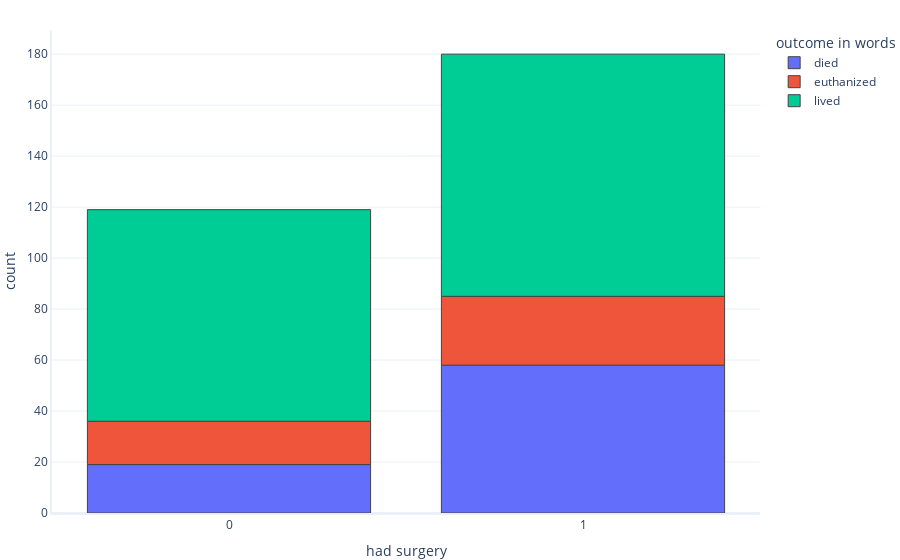
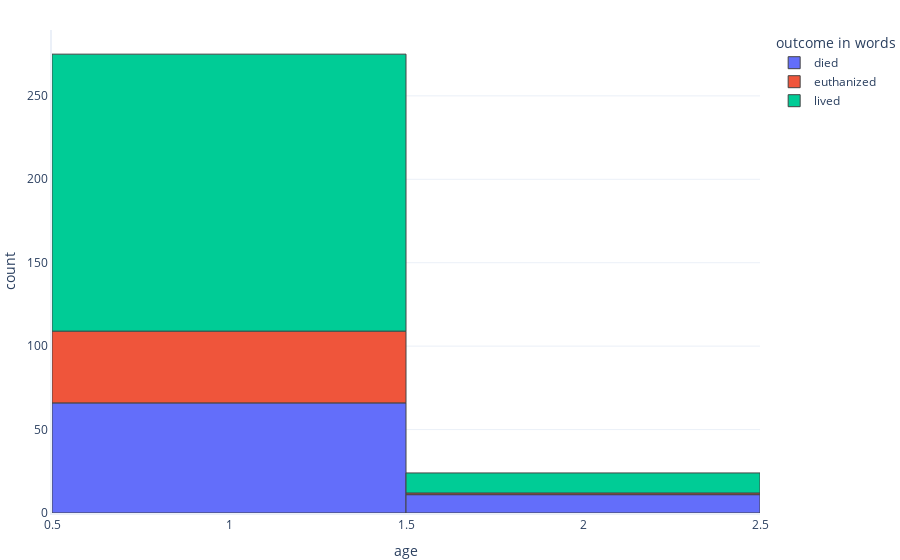
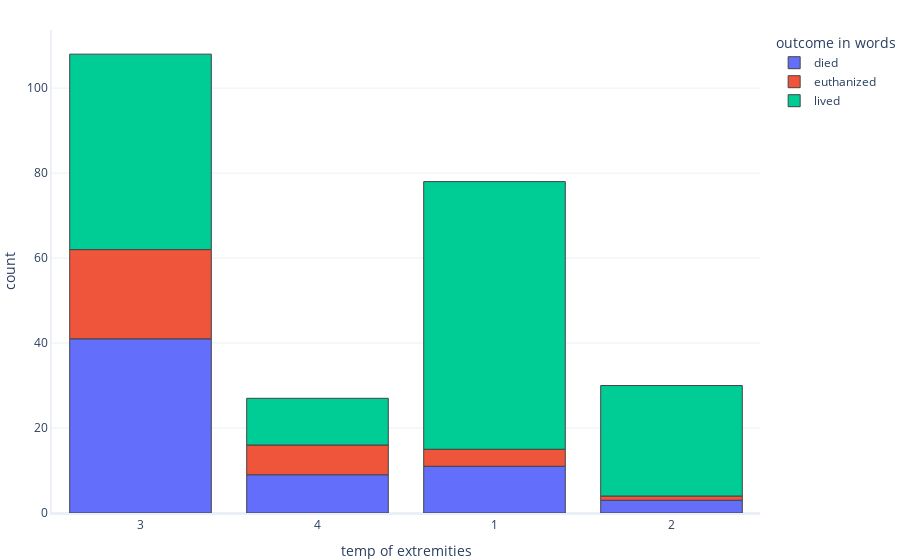
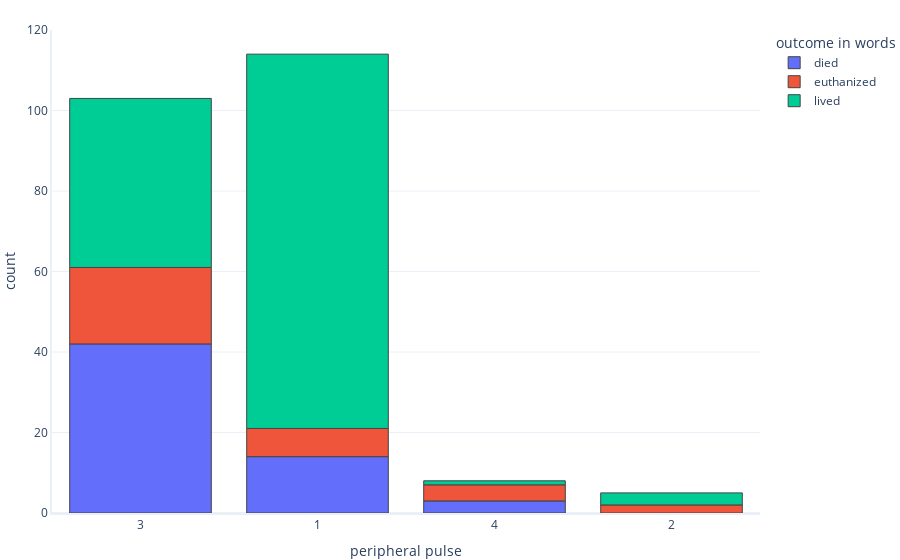

The cell these charts' notebook holds for them, in order:
### Code cell
import graphing

for col in categorical_features:
    graphing.histogram(data, label_x=col, label_colour='outcome_in_words', show=True)

### Figure 1 — Plotly figure (JSON) as saved in the notebook; plotly's stock layout.template omitted (floating-point values rounded to 4 significant figures; data arrays with more than 128 entries replaced by an {"elided": "..."} marker saying what was removed)
{"data": [{"alignmentgroup": "True", "bingroup": "x", "hovertemplate": "outcome in words=died<br>had surgery=%{x}<br>count=%{y}<extra></extra>", "legendgroup": "died", "marker": {"color": "#636efa", "pattern": {"shape": ""}}, "name": "died", "offsetgroup": "died", "orientation": "v", "showlegend": true, "type": "histogram", "x": ["0", "1", "0", "1", "0", "1", "1", "1", "0", "1", "1", "0", "1", "0", "1", "1", "1", "1", "0", "1", "1", "1", "1", "1", "1", "1", "1", "0", "0", "1", "1", "1", "1", "1", "1", "0", "1", "1", "1", "0", "1", "0", "1", "1", "0", "1", "0", "1", "1", "1", "1", "0", "1", "1", "1", "1", "1", "0", "1", "1", "1", "0", "1", "0", "1", "1", "1", "1", "1", "1", "1", "1", "0", "1", "1", "1", "1"], "xaxis": "x", "yaxis": "y"}, {"alignmentgroup": "True", "bingroup": "x", "hovertemplate": "outcome in words=euthanized<br>had surgery=%{x}<br>count=%{y}<extra></extra>", "legendgroup": "euthanized", "marker": {"color": "#EF553B", "pattern": {"shape": ""}}, "name": "euthanized", "offsetgroup": "euthanized", "orientation": "v", "showlegend": true, "type": "histogram", "x": ["1", "0", "0", "0", "0", "1", "1", "0", "0", "0", "1", "0", "1", "1", "1", "0", "1", "0", "1", "1", "1", "1", "1", "1", "0", "0", "1", "0", "1", "1", "1", "1", "0", "1", "1", "1", "0", "1", "1", "0", "1", "1", "0", "1"], "xaxis": "x", "yaxis": "y"}, {"alignmentgroup": "True", "bingroup": "x", "hovertemplate": "outcome in words=lived<br>had surgery=%{x}<br>count=%{y}<extra></extra>", "legendgroup": "lived", "marker": {"color": "#00cc96", "pattern": {"shape": ""}}, "name": "lived", "offsetgroup": "lived", "orientation": "v", "showlegend": true, "type": "histogram", "x": {"elided": "178 str values"}, "xaxis": "x", "yaxis": "y"}], "layout": {"barmode": "relative", "legend": {"title": {"text": "outcome in words"}, "tracegroupgap": 0}, "xaxis": {"anchor": "y", "domain": [0, 1], "title": {"text": "had surgery"}}, "yaxis": {"anchor": "x", "domain": [0, 1], "title": {"text": "count"}}}}

### Figure 2 — Plotly figure (JSON) as saved in the notebook; plotly's stock layout.template omitted (floating-point values rounded to 4 significant figures; data arrays with more than 128 entries replaced by an {"elided": "..."} marker saying what was removed)
{"data": [{"alignmentgroup": "True", "bingroup": "x", "hovertemplate": "outcome in words=died<br>age=%{x}<br>count=%{y}<extra></extra>", "legendgroup": "died", "marker": {"color": "#636efa", "pattern": {"shape": ""}}, "name": "died", "offsetgroup": "died", "orientation": "v", "showlegend": true, "type": "histogram", "x": [1, 2, 1, 1, 2, 1, 2, 1, 1, 2, 1, 1, 1, 1, 1, 2, 1, 1, 1, 1, 1, 1, 2, 1, 1, 1, 1, 1, 1, 1, 2, 1, 1, 1, 1, 1, 1, 2, 1, 1, 1, 1, 1, 1, 1, 1, 1, 1, 1, 1, 1, 1, 1, 1, 1, 1, 1, 1, 1, 1, 1, 1, 1, 1, 2, 2, 1, 1, 1, 1, 1, 2, 1, 1, 1, 1, 1], "xaxis": "x", "yaxis": "y"}, {"alignmentgroup": "True", "bingroup": "x", "hovertemplate": "outcome in words=euthanized<br>age=%{x}<br>count=%{y}<extra></extra>", "legendgroup": "euthanized", "marker": {"color": "#EF553B", "pattern": {"shape": ""}}, "name": "euthanized", "offsetgroup": "euthanized", "orientation": "v", "showlegend": true, "type": "histogram", "x": [1, 1, 1, 1, 1, 1, 1, 1, 1, 1, 2, 1, 1, 1, 1, 1, 1, 1, 1, 1, 1, 1, 1, 1, 1, 1, 1, 1, 1, 1, 1, 1, 1, 1, 1, 1, 1, 1, 1, 1, 1, 1, 1, 1], "xaxis": "x", "yaxis": "y"}, {"alignmentgroup": "True", "bingroup": "x", "hovertemplate": "outcome in words=lived<br>age=%{x}<br>count=%{y}<extra></extra>", "legendgroup": "lived", "marker": {"color": "#00cc96", "pattern": {"shape": ""}}, "name": "lived", "offsetgroup": "lived", "orientation": "v", "showlegend": true, "type": "histogram", "x": {"elided": "178 int values"}, "xaxis": "x", "yaxis": "y"}], "layout": {"barmode": "relative", "legend": {"title": {"text": "outcome in words"}, "tracegroupgap": 0}, "xaxis": {"anchor": "y", "domain": [0, 1], "title": {"text": "age"}}, "yaxis": {"anchor": "x", "domain": [0, 1], "title": {"text": "count"}}}}

### Figure 3 — Plotly figure (JSON) as saved in the notebook; plotly's stock layout.template omitted (floating-point values rounded to 4 significant figures; data arrays with more than 128 entries replaced by an {"elided": "..."} marker saying what was removed)
{"data": [{"alignmentgroup": "True", "bingroup": "x", "hovertemplate": "outcome in words=died<br>temp of extremities=%{x}<br>count=%{y}<extra></extra>", "legendgroup": "died", "marker": {"color": "#636efa", "pattern": {"shape": ""}}, "name": "died", "offsetgroup": "died", "orientation": "v", "showlegend": true, "type": "histogram", "x": ["3", "4", null, "3", "1", "3", "3", null, "3", null, "3", "4", "3", "3", "1", "3", "2", "4", "3", "2", null, "1", null, "3", "3", "3", "3", "3", "3", "1", "3", "3", null, "1", null, "3", "3", "3", "3", null, "4", "2", "4", null, "3", "3", "3", null, "3", "3", "3", "3", "1", null, null, "4", "4", "3", "1", "4", "1", "3", "3", "3", "3", "1", "3", "3", null, "3", "3", "1", "3", "3", "3", "1", "4"], "xaxis": "x", "yaxis": "y"}, {"alignmentgroup": "True", "bingroup": "x", "hovertemplate": "outcome in words=euthanized<br>temp of extremities=%{x}<br>count=%{y}<extra></extra>", "legendgroup": "euthanized", "marker": {"color": "#EF553B", "pattern": {"shape": ""}}, "name": "euthanized", "offsetgroup": "euthanized", "orientation": "v", "showlegend": true, "type": "histogram", "x": [null, "3", "3", "4", null, "3", "3", "3", "4", "3", "3", null, "3", "4", "4", "3", null, "3", null, "3", "1", "1", null, null, "3", "1", null, "3", "3", "1", "4", "3", "3", null, "4", "2", "3", null, "3", "3", "3", "4", "3", null], "xaxis": "x", "yaxis": "y"}, {"alignmentgroup": "True", "bingroup": "x", "hovertemplate": "outcome in words=lived<br>temp of extremities=%{x}<br>count=%{y}<extra></extra>", "legendgroup": "lived", "marker": {"color": "#00cc96", "pattern": {"shape": ""}}, "name": "lived", "offsetgroup": "lived", "orientation": "v", "showlegend": true, "type": "histogram", "x": {"elided": "178 str values"}, "xaxis": "x", "yaxis": "y"}], "layout": {"barmode": "relative", "legend": {"title": {"text": "outcome in words"}, "tracegroupgap": 0}, "xaxis": {"anchor": "y", "domain": [0, 1], "title": {"text": "temp of extremities"}}, "yaxis": {"anchor": "x", "domain": [0, 1], "title": {"text": "count"}}}}

### Figure 4 — Plotly figure (JSON) as saved in the notebook; plotly's stock layout.template omitted (floating-point values rounded to 4 significant figures; data arrays with more than 128 entries replaced by an {"elided": "..."} marker saying what was removed)
{"data": [{"alignmentgroup": "True", "bingroup": "x", "hovertemplate": "outcome in words=died<br>peripheral pulse=%{x}<br>count=%{y}<extra></extra>", "legendgroup": "died", "marker": {"color": "#636efa", "pattern": {"shape": ""}}, "name": "died", "offsetgroup": "died", "orientation": "v", "showlegend": true, "type": "histogram", "x": ["3", "1", null, null, "1", "1", "3", null, "3", null, "3", "3", "3", "3", null, null, null, "3", "3", "1", null, "1", null, "3", "3", "3", "3", "3", "3", "3", "3", "4", null, "1", null, "1", null, "3", "3", null, "3", "1", "3", null, "3", "3", "4", null, "1", "3", "3", "3", "1", null, "1", "3", "3", "3", "1", "3", "1", "3", "3", "3", "1", null, "3", "3", null, "3", "3", "3", "3", "4", "3", "3", "3"], "xaxis": "x", "yaxis": "y"}, {"alignmentgroup": "True", "bingroup": "x", "hovertemplate": "outcome in words=euthanized<br>peripheral pulse=%{x}<br>count=%{y}<extra></extra>", "legendgroup": "euthanized", "marker": {"color": "#EF553B", "pattern": {"shape": ""}}, "name": "euthanized", "offsetgroup": "euthanized", "orientation": "v", "showlegend": true, "type": "histogram", "x": [null, "4", "3", "3", "3", "4", "3", "3", "3", null, "3", null, "3", "3", "3", "3", null, "1", null, "3", null, "3", null, null, "3", "1", null, "3", "3", "2", "4", null, "3", "1", "4", "1", "1", "3", "1", "1", "3", null, "2", null], "xaxis": "x", "yaxis": "y"}, {"alignmentgroup": "True", "bingroup": "x", "hovertemplate": "outcome in words=lived<br>peripheral pulse=%{x}<br>count=%{y}<extra></extra>", "legendgroup": "lived", "marker": {"color": "#00cc96", "pattern": {"shape": ""}}, "name": "lived", "offsetgroup": "lived", "orientation": "v", "showlegend": true, "type": "histogram", "x": {"elided": "178 str values"}, "xaxis": "x", "yaxis": "y"}], "layout": {"barmode": "relative", "legend": {"title": {"text": "outcome in words"}, "tracegroupgap": 0}, "xaxis": {"anchor": "y", "domain": [0, 1], "title": {"text": "peripheral pulse"}}, "yaxis": {"anchor": "x", "domain": [0, 1], "title": {"text": "count"}}}}
